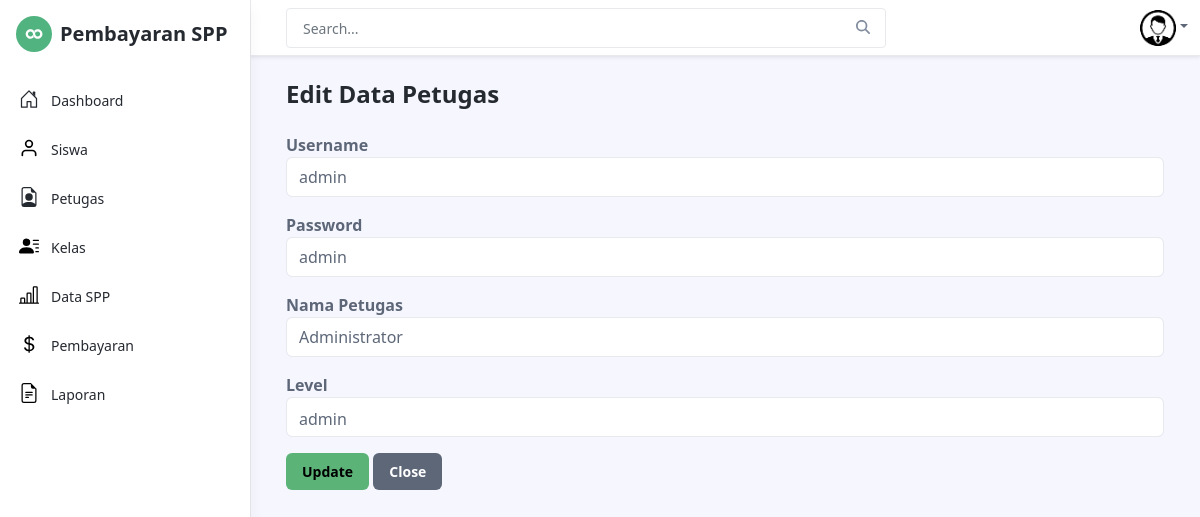
/admin/edit_petugas.php?id=1, run on the app's committed database.
### tables this page shows
CREATE TABLE `petugas` (
  `id_petugas` int(11) NOT NULL,
  `username` varchar(50) NOT NULL,
  `password` varchar(50) NOT NULL,
  `nama_petugas` varchar(50) NOT NULL,
  `level` enum('admin','petugas') NOT NULL
);

### admin/edit_petugas.php (the view, shortened to what this page needs)
<?php
include('../layouts/header.php');
include('../layouts/admin/bar.php');
include('../layouts/footer.php');
?>
<body class="app">
    <div class="app-wrapper">
	    <div class="app-content pt-3 p-md-3 p-lg-4">
		    <div class="container-xl">
			    <h1 class="app-page-title">Edit Data Petugas</h1>
			    <div class="row g-4 mb-4">
                <?php
                        include'../core/koneksi.php';
                        $id = $_GET['id'];
                        $sql =  mysqli_query($koneksi, "select * from petugas where id_petugas='$id'");
                        $data = mysqli_fetch_array($sql);
                        ?>
                            <form action="proses/edit_petugas.php" method="POST" enctype="multipart/form-data">
                                <div class="form-group mb-3">
                                    <label class="fw-bold">Username</label>
                                    <input type="text" name="username" class="form-control" value="<?php echo $data['username'] ?>">
                                </div>
                                <div class="form-group mb-3">
                                    <label class="fw-bold">Password</label>
                                    <input type="text" name="password" class="form-control" value="<?php echo $data['password'] ?>">
                                </div>
                                <div class="form-group mb-3">
                                    <label class="fw-bold">Nama Petugas</label>
                                    <input type="name" name="nama_petugas" class="form-control" value="<?php echo $data['nama_petugas'] ?>">
                                </div>
                                <div class="form-group mb-3">
                                    <label class="fw-bold">Level</label>
                                    <select class="form-control" name="level">
                                    <option ><?php echo $data['level'] ?></option>
                                    </select>
                                </div>
                                <div>
                                    <button type="submit" class="btn btn-success">Update</button>
                                    <a href="petugas.php" class="btn btn-secondary">Close</a>
                                </div>
                            </form>
				    </div>
		    </div>
	    </div>
    </div>

### data on the page
petugas: username "admin", password "admin", nama_petugas "Administrator", level "admin"
